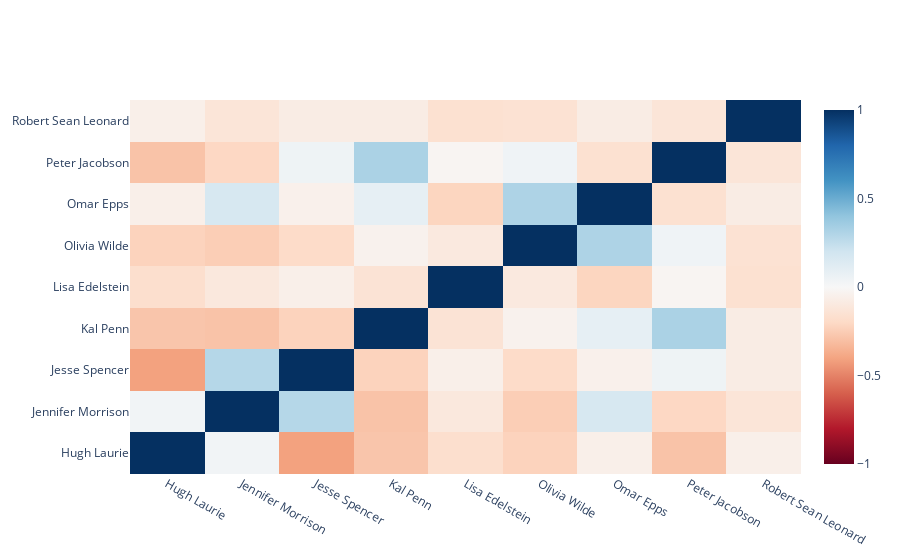

Write notebook code for a chart like this one.
### Code cell
data = [go.Heatmap(z=p.values,
                   x=p.columns,
                   y=p.index,
                   colorscale='RdBu',
                   zmin=-1,
                   zmax=1)]
fig = go.Figure(data=data)
fig.show()

### Figure 1 — Plotly figure (JSON) as saved in the notebook; plotly's stock layout.template omitted (floating-point values rounded to 4 significant figures)
{"data": [{"colorscale": [[0, "rgb(103,0,31)"], [0.1, "rgb(178,24,43)"], [0.2, "rgb(214,96,77)"], [0.3, "rgb(244,165,130)"], [0.4, "rgb(253,219,199)"], [0.5, "rgb(247,247,247)"], [0.6, "rgb(209,229,240)"], [0.7, "rgb(146,197,222)"], [0.8, "rgb(67,147,195)"], [0.9, "rgb(33,102,172)"], [1, "rgb(5,48,97)"]], "type": "heatmap", "x": ["Hugh Laurie", "Jennifer Morrison", "Jesse Spencer", "Kal Penn", "Lisa Edelstein", "Olivia Wilde", "Omar Epps", "Peter Jacobson", "Robert Sean Leonard"], "y": ["Hugh Laurie", "Jennifer Morrison", "Jesse Spencer", "Kal Penn", "Lisa Edelstein", "Olivia Wilde", "Omar Epps", "Peter Jacobson", "Robert Sean Leonard"], "z": [[1, 0.03, -0.41, -0.28, -0.17, -0.23, -0.06, -0.29, -0.06], [0.03, 1, 0.29, -0.29, -0.11, -0.25, 0.17, -0.21, -0.13], [-0.41, 0.29, 1, -0.23, -0.06, -0.19, -0.05, 0.05, -0.08], [-0.28, -0.29, -0.23, 1, -0.14, -0.04, 0.09, 0.32, -0.08], [-0.17, -0.11, -0.06, -0.14, 1, -0.1, -0.22, -0.02, -0.16], [-0.23, -0.25, -0.19, -0.04, -0.1, 1, 0.31, 0.04, -0.15], [-0.06, 0.17, -0.05, 0.09, -0.22, 0.31, 1, -0.16, -0.08], [-0.29, -0.21, 0.05, 0.32, -0.02, 0.04, -0.16, 1, -0.13], [-0.06, -0.13, -0.08, -0.08, -0.16, -0.15, -0.08, -0.13, 1]], "zmax": 1, "zmin": -1}], "layout": {}}
